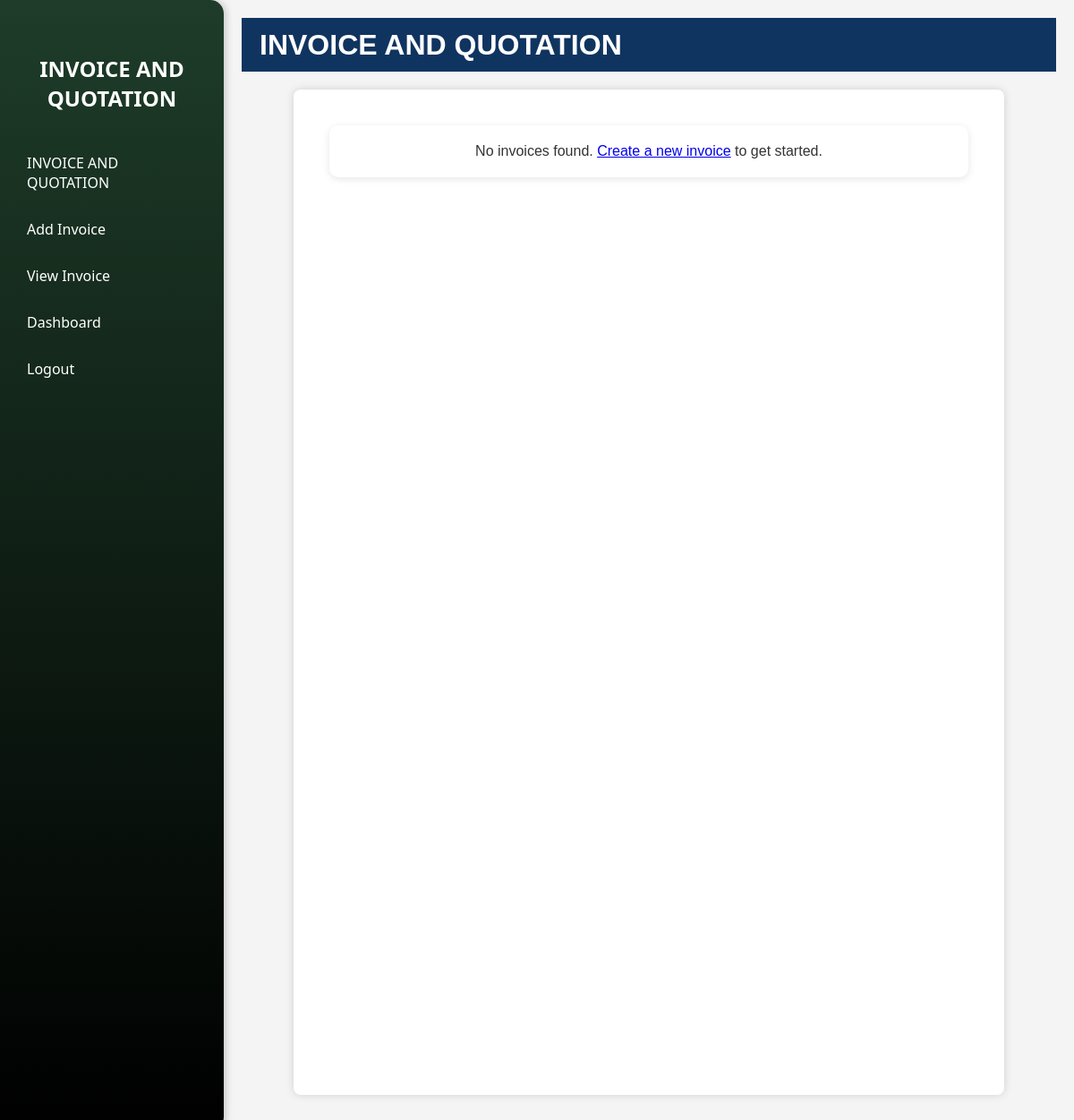
The app's page /invoices, older data.
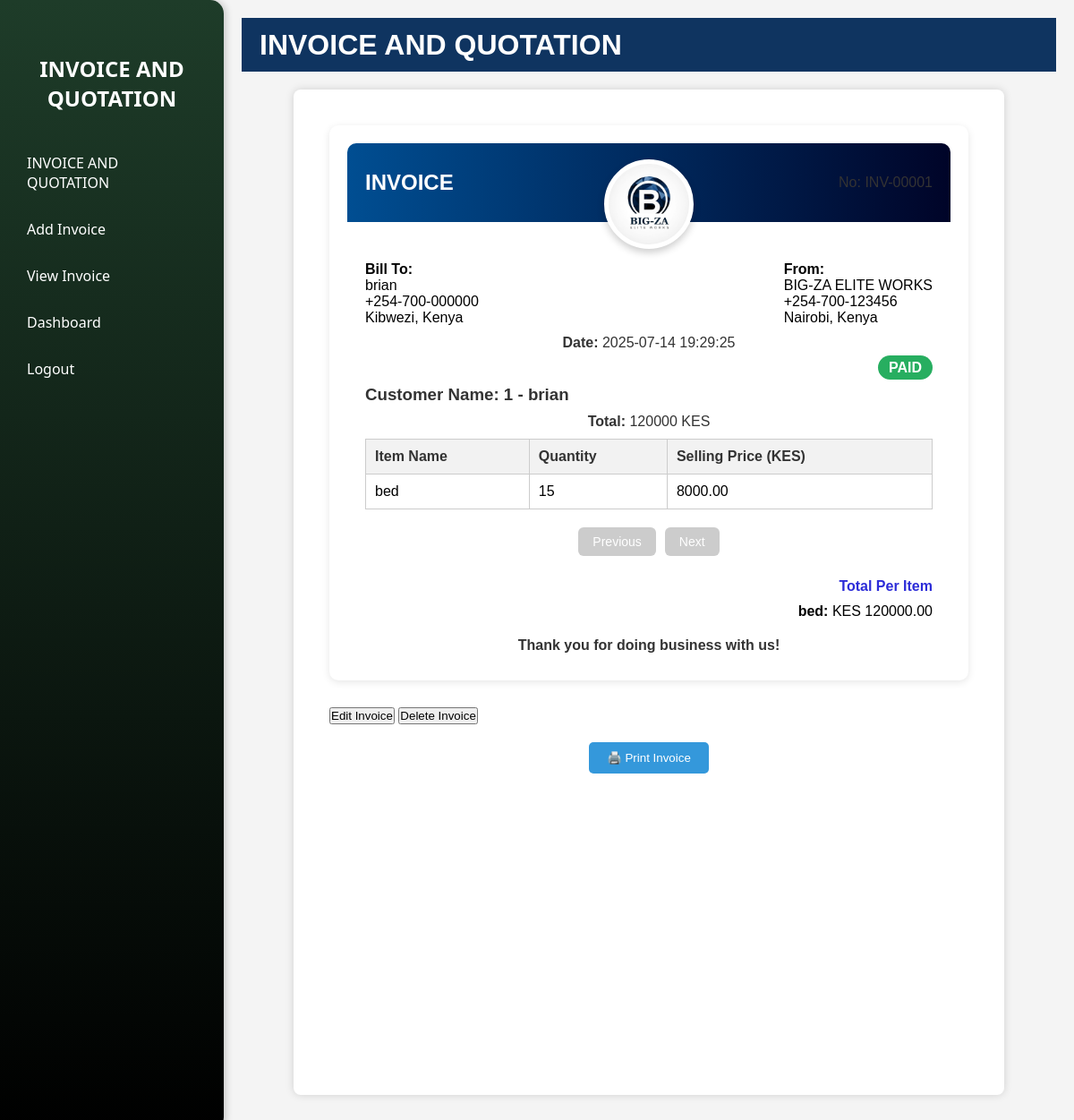
The same page, newer data.
### tables this page shows
CREATE TABLE invoices (
        id INTEGER PRIMARY KEY AUTOINCREMENT,
            customer_name TEXT,
            total_price INTEGER,
            date TIMESTAMP DEFAULT CURRENT_TIMESTAMP
            );

CREATE TABLE invoice_items (
        id INTEGER PRIMARY KEY AUTOINCREMENT,
            item_type TEXT NOT NULL,
            invoice_id INTEGER,
            item_quantity INTEGER NOT NULL,
            selling_price INTEGER NULL,
            is_paid INTEGER DEFAULT 0,
            status TEXT DEFAULT 'not paid',
            created_at INTEGER DEFAULT CURRENT_TIMESTAMP
    );

### app.py (the view)
@app.route('/invoices')
def all_invoices():
    conn = sqlite3.connect('furniture.db')
    cursor = conn.cursor()
    cursor.execute("SELECT * FROM invoices")
    invoices = cursor.fetchall()
    invoice_data = []
    for inv in invoices:
        cursor.execute("""
            SELECT item_type, item_quantity, selling_price, status
            FROM invoice_items
            WHERE invoice_id = ?
        """, (inv[0],))
        items = cursor.fetchall()
        invoice_data.append({'invoice': inv, 'items': items})
    conn.close()
    return render_template('invoicing.html', data=invoice_data)

### templates/invoicing.html (shortened to what this page needs)
<!DOCTYPE html>
<html lang="en">
<head>
</head>
<body>
  <div class="sidebar hidden" id="sidebar">
    <h2>INVOICE AND QUOTATION</h2>
    <a href="#">INVOICE AND QUOTATION</a>
    <a href="{{ url_for('create_invoice') }}">Add Invoice</a>
    <a href="{{url_for('all_invoices')}}">View Invoice</a>
    <a href="/dashboard">Dashboard</a>
    <a href="/logout">Logout</a>
  </div>
  <div class="content" id="content">
    <div class="topbar">
      <h1>INVOICE AND QUOTATION</h1>
    </div>
    <div class="invoice-container">
      {% if data %}
        {% for group in data %}
          <div class="print-area">
            <div class="invoice-box" data-invoice-id="{{ group.invoice[0]|int }}">
              <div style="background: linear-gradient(to right, #004e92, #000428); padding: 30px 20px; color: white; border-top-left-radius: 10px; border-top-right-radius: 10px;">
                <div style="display: flex; justify-content: space-between; align-items: center;">
                  <h2 style="margin: 0;">INVOICE</h2>
                  <p style="margin: 0;">No: INV-{{ '%05d'|format(group.invoice[0]|int) }}</p>
                </div>
              </div>
              <div style="text-align: center; margin-top: -70px;">
                <img src="{{ url_for('static', filename='images/logo.jpeg') }}" alt="Logo" style="width: 100px; height: 100px; border-radius: 50%; border: 5px solid white; box-shadow: 0 4px 8px rgba(0,0,0,0.2); background-color: white;">
              </div>
              <div style="padding: 10px 20px;">
                <div style="display: flex; justify-content: space-between;">
                  <div>
                    <strong>Bill To:</strong><br/>
                    {{ group.invoice[1] }}<br/>
                    +254-700-000000<br/>
                    Kibwezi, Kenya
                  </div>
                  <div>
                    <strong>From:</strong><br/>
                    BIG-ZA ELITE WORKS<br/>
                    +254-700-123456<br/>
                    Nairobi, Kenya
                  </div>
                </div>
                <p style="margin-top: 10px;"><strong>Date:</strong> {{ group.invoice[3] if group.invoice[3] else "Unknown" }}</p>
              </div>
              {% set statuses = group["items"] | map(attribute=3) | list %}
              {% set paid = 'not paid' not in statuses %}
              <div style="text-align: right; padding: 0 20px;">
                {% if paid %}
                  <span style="background-color: #27ae60; color: white; padding: 5px 12px; border-radius: 20px; font-weight: bold;">PAID</span>
                {% else %}
                  <span style="background-color: #e74c3c; color: white; padding: 5px 12px; border-radius: 20px; font-weight: bold;">NOT PAID</span>
                {% endif %}
              </div>
              <div style="padding: 10px 20px;">
                <h3 style="margin-bottom: 10px;">Customer Name: {{ group.invoice[0] }} - {{ group.invoice[1] }}</h3>
                <p><strong>Total:</strong> {{ group.invoice[2] }} KES</p>
                <table class="sales_summary" data-invoice-id="{{ group.invoice[0]|int }}">
                  <thead>
                    <tr>
                      <th>Item Name</th>
                      <th>Quantity</th>
                      <th>Selling Price (KES)</th>
                    </tr>
                  </thead>
                  <tbody class="invoice-items">
                    {% for item in group["items"] %}
                    <tr class="item-row">
                      <td>{{ item[0] }}</td>
                      <td>{{ item[1] }}</td>
                      <td>{{ "%.2f" | format(item[2]) }}</td>
                    </tr>
                    {% endfor %}
                  </tbody>
                </table>
                <div class="pagination" data-invoice-id="{{ group.invoice[0]|int }}">
                  <button onclick="prevPage({{ group.invoice[0]|int }})" class="prev-btn">Previous</button>
                  <button onclick="nextPage({{ group.invoice[0]|int }})" class="next-btn">Next</button>
                </div>
                <div class="totals-section">
                  <h4>Total Per Item</h4>
                  <ul>
                    {% for item in group["items"] %}
                      <li><strong>{{ item[0] }}:</strong> KES {{ "%.2f" | format(item[1] * item[2]) }}</li>
                    {% endfor %}
                  </ul>
                </div>
                <p style="text-align: center; margin-top: 20px; font-weight: bold;">Thank you for doing business with us!</p>
              </div>
            </div>
          </div>
          <div class="button-group">
            <a href="{{ url_for('edit_invoice', id=group.invoice[0])}}"><button>Edit Invoice</button></a>
            <button class="delete-btn" onclick="deleteInvoice('{{ group.invoice[0]|int }}')">Delete Invoice</button>
            <button class="print-button" onclick="window.print()">🖨️ Print Invoice</button>
          </div>
        {% endfor %}
      {% else %}
        <div class="invoice-box">
          <p>No invoices found. <a href="{{ url_for('create_invoice') }}">Create a new invoice</a> to get started.</p>
        </div>
      {% endif %}
    </div>
  </div>
</body>
</html>

### templates/invoicing.html (style rules this page uses)
* { box-sizing: border-box; margin: 0; padding: 0; }
body { font-family: Arial, sans-serif; background: #f4f4f4; }
.sidebar { position: fixed; top: 0; left: 0; width: 250px; height: 100%; background: linear-gradient(180deg, #1e3c29, #000000); color: white; padding-top: 60px; transition: transform 0.3s ease; font-family: 'Segoe UI', sans-serif; border-top-right-radius: 15px; border-bottom-right-radius: 15px; box-shadow: 2px 0 8px rgba(0,0,0,0.2); z-index: 1000; }
.sidebar.visible { transform: translateX(0); }
.sidebar h2 { text-align: center; margin-bottom: 30px; font-size: 24px; }
.sidebar a { display: block; padding: 15px 30px; color: white; text-decoration: none; transition: background 0.3s; }
.content { margin-left: 250px; padding: 20px; transition: margin-left 0.3s ease; }
.topbar { height: 60px; background: #0f3460; color: white; display: flex; align-items: center; padding: 0 20px; }
.invoice-box { background: white; border-radius: 10px; padding: 20px; margin-bottom: 30px; box-shadow: 0 2px 8px rgba(0, 0, 0, 0.1); }
.invoice-box h3 { color: #333; margin-bottom: 10px; }
.invoice-box p { color: #333; font-size: 16px; text-align: center; }
.invoice-container { width: 794px; min-height: 1123px; margin: 20px auto; padding: 40px; background: white; box-shadow: 0 0 10px rgba(0, 0, 0, 0.15); border-radius: 8px; }
.print-button { display: block; margin: 20px auto; padding: 10px 20px; background-color: #3498db; color: white; border: none; border-radius: 5px; cursor: pointer; }
.totals-section { margin-top: 25px; text-align: right; font-size: 16px; }
.totals-section h4 { margin-bottom: 10px; color: #2c2cd8; }
.totals-section ul { list-style: none; padding: 0; margin: 0; }
.totals-section li { margin-bottom: 5px; }
.sales_summary { width: 100%; border-collapse: collapse; margin-top: 10px; font-size: 16px; table-layout: auto; }
.sales_summary th, .sales_summary td { border: 1px solid #ccc; padding: 10px; text-align: left; overflow-wrap: break-word; }
.sales_summary th { background-color: #f2f2f2; color: #333; }
.pagination { display: flex; justify-content: center; gap: 10px; margin-top: 20px; }
.pagination button { padding: 8px 16px; background-color: #0f3460; color: white; border: none; border-radius: 6px; cursor: pointer; font-size: 14px; transition: background-color 0.3s; }
.pagination button:disabled { background-color: #ccc; cursor: not-allowed; }

Row changes from the older to the newer data that the page shows:
added invoices: id "00001", customer_name "brian", date "2025-07-14 19:29:25", id "1", customer_name "brian", total_price "120000"
added invoice_items: status "paid" (drawn), item_type "bed", item_quantity "15", selling_price "8000.00", item[1]*item[2] "120000.00"
Text that changed along with them:
new list line: "INVOICE No: INV- Bill To: +254-700-000000 Kibwezi, Kenya From: BIG-ZA ELITE WORKS +254-700-123456 Nairobi, Kenya Date: PAID Customer Name: - Total: KES Item Name Quantity Selling Price (KES) Previous Next Total Per Item Thank you for doing business with us! Edit Invoice Delete Invoice 🖨️ Print Invoice"
text no longer shown: "No invoices found. Create a new invoice to get started."
